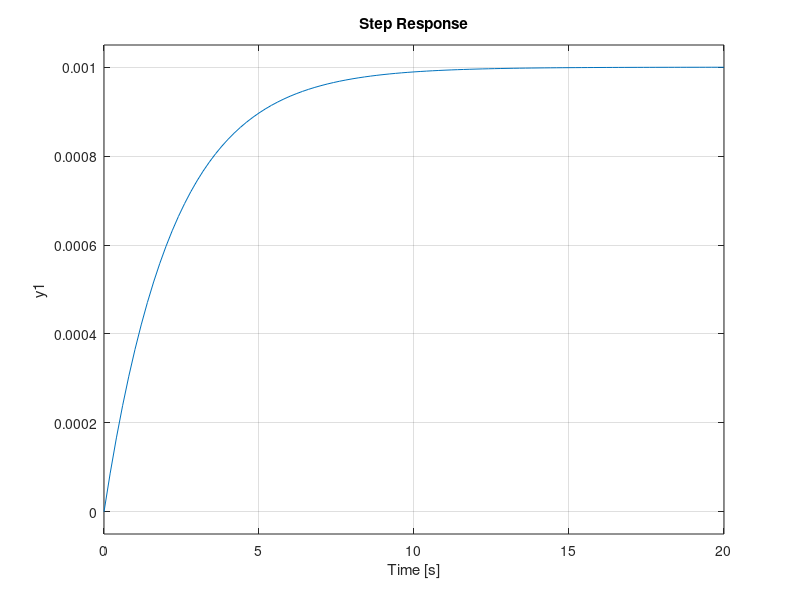

MATLAB code to generate this figure: (Note: this script raises an error after producing the figure.)
%a
G=tf([1000e-6],[2200*1000e-6 1]);

figure;
step(G);

t=0:0.1:20;
u=t;
[Y,X]=lsim([1000e-6],[2200*1000e-6 1],u,t);
figure;
hold on;
plot(t,Y);
plot(t,u,'r');

figure;
impulse(G);

[z,p,k]=tf2zp([1000e-6],[2200*1000e-6 1])
%b
G=tf([10e-6],[100e3*10e-6 1]);

figure;
step(G);

t=0:0.1:20;
u=t;
[Y,X]=lsim([10e-6],[100e3*10e-6 1],u,t);
figure;
hold on;
plot(t,Y);
plot(t,u,'r');

figure;
impulse(G);

[z,p,k]=tf2zp([10e-6],[100e3*10e-6 1])

